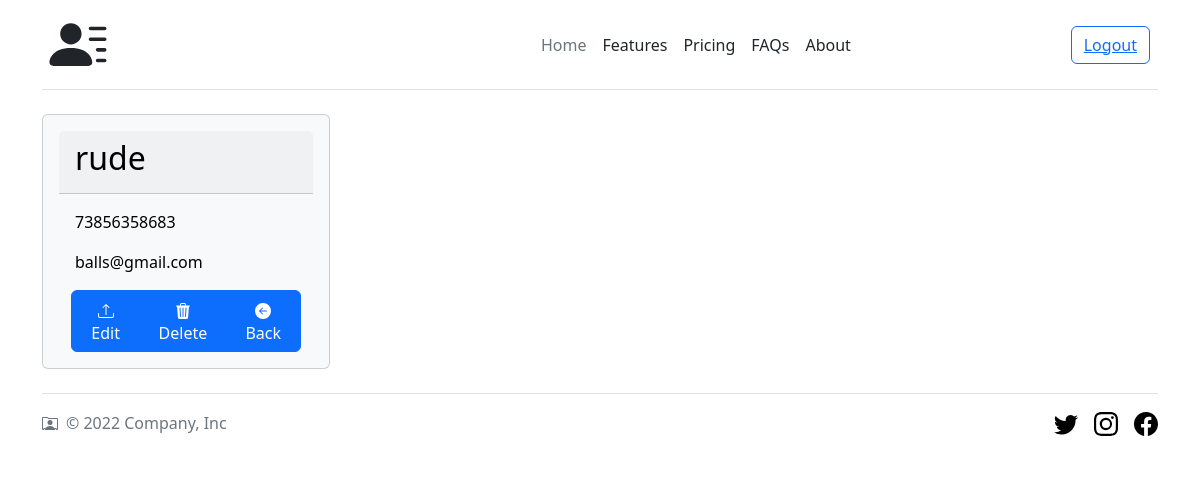
The page /contact/detail/8/ (signed in) on the database its author committed.
### contact/models.py (models this page shows, shortened)
class Contact(models.Model):
    user = models.ForeignKey(User, on_delete=models.CASCADE, null=True, blank=True)
    name = models.CharField(max_length=50)
    phone_number = models.CharField(max_length=15)
    email = models.EmailField()

### contact/views.py (the view)
# urls.py: path('contact/detail/<int:pk>/', ContactDetailView.as_view(), name='detail'),
class ContactDetailView(LoginRequiredMixin, DetailView):
    template_name = 'detail.html'
    model = Contact
    context_object_name = 'contact'

### contact/templates/detail.html (shortened to what this page needs)
{% extends 'base.html' %}
{% block content %}
{% load static %}
<div class="container">
    <div class="card text-bg-light p-3" style="max-width: 18rem;">
        <div class="card-header"><h2>{{ contact.name }}</h2></div>
        <div class="card-body">
            <p class="card-text">{{ contact.phone_number }}</p>
            <p class="card-text">{{ contact.email }}</p>
        </div>
        <div class="container btn-group" role="group">
            <a class="btn btn-primary" href="{% url 'edit' contact.pk %}" role="button">
                Edit</a>
            <a class="btn btn-primary" href="{% url 'delete' contact.pk %}" role="button">
                Delete</a>
            <a class="btn btn-primary" href="{% url 'contacts' %}" role="button">
                <svg xmlns="http://www.w3.org/2000/svg" width="16" height="16" fill="currentColor"
                     class="bi bi-arrow-left-circle-fill" viewBox="0 0 16 16">
                    <path
                            d="M8 0a8 8 0 1 0 0 16A8 8 0 0 0 8 0zm3.5 7.5a.5.5 0 0 1 0 1H5.707l2.147 2.146a.5.5 0 0 1-.708.708l-3-3a.5.5 0 0 1 0-.708l3-3a.5.5 0 1 1 .708.708L5.707 7.5H11.5z"/>
                </svg>
                Back</a>
        </div>
    </div>
</div>
{% endblock content %}

### staticfiles/css/main.css (style rules this page uses)
.container { position: relative; z-index: 1; max-width: 300px; margin: 0 auto; }
.container:before, .container:after { content: ""; display: block; clear: both; }
body { background: #76b852; background: rgb(141,194,111); font-family: "Roboto", sans-serif; -webkit-font-smoothing: antialiased; -moz-osx-font-smoothing: grayscale; }

### rows shown on the page
Contact: name "rude", phone_number "73856358683", email "balls@gmail.com"
